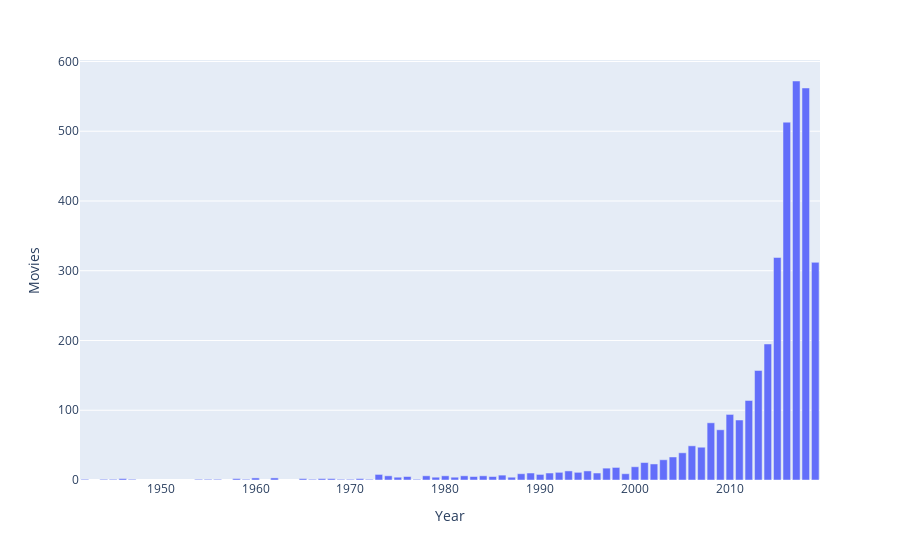

Notebook cell for this chart:
### Markdown cell above
### Year-wise analysis

### Code cell
year = df.release_year.value_counts()
year

fig = px.bar(data_frame=df, x=year.index, y=year.values, labels={"y":"Movies", "x":"Year"})
fig.update_layout(xaxis={'categoryorder':'total descending'})

fig.show()

### Figure 1 — Plotly figure (JSON) as saved in the notebook; plotly's stock layout.template omitted (floating-point values rounded to 4 significant figures)
{"data": [{"alignmentgroup": "True", "hovertemplate": "Year=%{x}<br>Movies=%{y}<extra></extra>", "legendgroup": "", "marker": {"color": "#636efa", "pattern": {"shape": ""}}, "name": "", "offsetgroup": "", "orientation": "v", "showlegend": false, "textposition": "auto", "type": "bar", "x": [2017, 2018, 2016, 2015, 2019, 2014, 2013, 2012, 2010, 2011, 2008, 2009, 2006, 2007, 2005, 2004, 2003, 2001, 2002, 2000, 1998, 1997, 1993, 1995, 1994, 1992, 1989, 1996, 1991, 1999, 1988, 1973, 1990, 1986, 1982, 1978, 1974, 1984, 1980, 1983, 1976, 1985, 1975, 1987, 1981, 1979, 1960, 1962, 1967, 1971, 1946, 1965, 1958, 1968, 1970, 1972, 1955, 1956, 1977, 1959, 1966, 1969, 1945, 1942, 1947, 1944, 1954], "xaxis": "x", "y": [572, 562, 513, 319, 312, 195, 157, 114, 94, 86, 82, 72, 49, 47, 39, 33, 29, 25, 23, 19, 18, 17, 13, 13, 11, 11, 10, 10, 10, 9, 9, 8, 8, 7, 6, 6, 6, 6, 6, 5, 5, 5, 4, 4, 4, 4, 3, 3, 2, 2, 2, 2, 2, 2, 1, 1, 1, 1, 1, 1, 1, 1, 1, 1, 1, 1, 1], "yaxis": "y"}], "layout": {"barmode": "relative", "legend": {"tracegroupgap": 0}, "margin": {"t": 60}, "xaxis": {"anchor": "y", "categoryorder": "total descending", "domain": [0, 1], "title": {"text": "Year"}}, "yaxis": {"anchor": "x", "domain": [0, 1], "title": {"text": "Movies"}}}}
